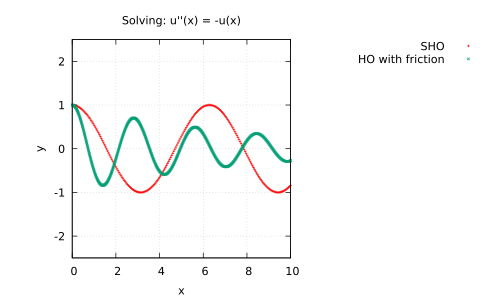

Source code (gnuplot):
set terminal pdf
set title "Solving: u''(x) = -u(x)"
set xlabel "x"
set ylabel "y"
set grid
set key outside

set xrange [0:10]
set yrange [-2.5:2.5]
set size square 1.0,1.0

set linetype 1 lc rgb "red"
set pointsize 0.3


plot "SHO.txt" using 1:2 title "SHO",\
"HO_friction.txt" using 1:2 title "HO with friction"
pause -1
